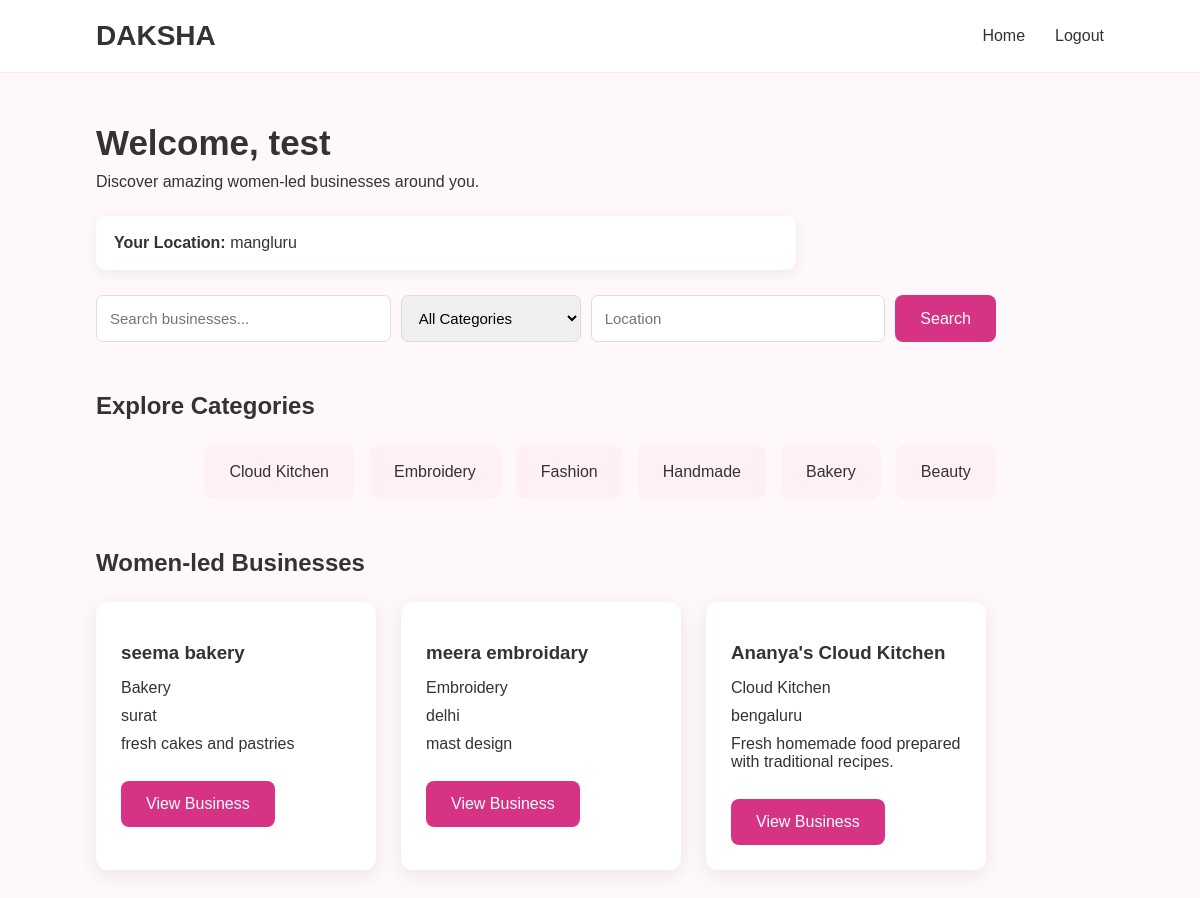
/customer (signed in), run on the app's committed database.
### tables this page shows
CREATE TABLE users (

            id INTEGER PRIMARY KEY AUTOINCREMENT,

            name TEXT NOT NULL,

            email TEXT UNIQUE NOT NULL,

            password TEXT NOT NULL,

            role TEXT NOT NULL,

            location TEXT

        );

CREATE TABLE businesses (

            id INTEGER PRIMARY KEY AUTOINCREMENT,

            owner_id INTEGER NOT NULL,

            business_name TEXT NOT NULL,

            category TEXT NOT NULL,

            description TEXT,

            location TEXT,

            FOREIGN KEY (owner_id)
            REFERENCES users(id)

        );

### app.py (the view, shortened to what this page needs)
@app.route("/customer")
def customer():
    if "user_id" not in session:
        return redirect("/login")
    connection = get_db()
    customer = connection.execute("""
        SELECT *
        FROM users
        WHERE id = ?
    """, (
        session["user_id"],
    )).fetchone()
    search = request.args.get(
        "search",
        ""
    ).strip()
    category = request.args.get(
        "category",
        ""
    ).strip()
    location = request.args.get(
        "location",
        ""
    ).strip()
    query = """
        SELECT *
        FROM businesses
        WHERE 1 = 1
    """
    parameters = []
    if category:
        query += """
            AND category = ?
        """
        parameters.append(category)
    query += """
        ORDER BY id DESC
    """
    businesses = connection.execute(
        query,
        parameters
    ).fetchall()
    connection.close()
    return render_template(
        "customer.html",
        name=session["name"],
        businesses=businesses,
        customer_location=(
            customer["location"]
            if customer
            else ""
        )
    )

### app.py (called while the page is built)
def get_db():
    connection = sqlite3.connect("database.db")
    connection.row_factory = sqlite3.Row
    return connection

### templates/customer.html (shortened to what this page needs)
<!DOCTYPE html>
<html>
<head>
    <link rel="stylesheet" href="{{ url_for('static', filename='style.css') }}">
</head>
<body>
    <nav class="navbar">
        <div class="logo">
            DAKSHA
        </div>
        <div class="nav-links">
            <a href="/customer">
                Home
            </a>
            <a href="/logout">
                Logout
            </a>
        </div>
    </nav>
    <section class="dashboard">
        <h1>
            Welcome, {{ name }}
        </h1>
        <p>
            Discover amazing women-led businesses around you.
        </p>
        <div class="location-banner">
            <strong>
                Your Location:
            </strong>
            {{ customer_location }}
        </div>
        <div class="filter-box">
            <form method="GET" action="/customer">
                <input type="text" name="search" placeholder="Search businesses..."
                    value="{{ request.args.get('search', '') }}">
                <select name="category">
                    <option value="">
                        All Categories
                    </option>
                </select>
                <input type="text" name="location" placeholder="Location"
                    value="{{ request.args.get('location', '') }}">
                <button type="submit">
                    Search
                </button>
            </form>
        </div>
        <h2>
            Explore Categories
        </h2>
        <div class="category-container">
            <a href="/customer?category=Cloud%20Kitchen" class="category">
                Cloud Kitchen
            </a>
            <a href="/customer?category=Embroidery" class="category">
                Embroidery
            </a>
            <a href="/customer?category=Fashion" class="category">
                Fashion
            </a>
            <a href="/customer?category=Handmade" class="category">
                Handmade
            </a>
            <a href="/customer?category=Bakery" class="category">
                Bakery
            </a>
            <a href="/customer?category=Beauty" class="category">
                Beauty
            </a>
        </div>
        <h2>
            Women-led Businesses
        </h2>
        {% if businesses %}
        <div class="business-container">
            {% for business in businesses %}
            <div class="business-card">
                <h3>
                    {{ business["business_name"] }}
                </h3>
                <p>
                    {{ business["category"] }}
                </p>
                <p>
                    {{ business["location"] }}
                </p>
                <p>
                    {{ business["description"] }}
                </p>
                <br>
                <a href="/business/{{ business['id'] }}">
                    <button>
                        View Business
                    </button>
                </a>
            </div>
            {% endfor %}
        </div>
        {% endif %}
    </section>
</body>
</html>

### static/style.css (style rules this page uses)
* { margin: 0; padding: 0; box-sizing: border-box; }
body { font-family: Arial, sans-serif; background-color: #fff8fb; color: #333; }
.navbar { display: flex; justify-content: space-between; align-items: center; padding: 20px 8%; background-color: white; border-bottom: 1px solid #eee; }
.logo { font-size: 28px; font-weight: bold; }
.nav-links { display: flex; gap: 30px; }
.nav-links a { text-decoration: none; color: #333; }
button { padding: 14px 25px; border: none; border-radius: 8px; background-color: #d63384; color: white; font-size: 16px; cursor: pointer; }
.category-container { display: flex; justify-content: center; gap: 15px; flex-wrap: wrap; }
.category { padding: 18px 25px; background-color: #fff0f6; border-radius: 10px; cursor: pointer; }
.dashboard { padding: 50px 8%; }
.dashboard h1 { font-size: 35px; margin-bottom: 10px; }
.dashboard h2 { margin-top: 50px; margin-bottom: 25px; }
.business-container { display: flex; gap: 25px; flex-wrap: wrap; }
.business-card { width: 280px; padding: 25px; background: white; border-radius: 12px; box-shadow: 0 5px 20px rgba(0, 0, 0, 0.08); }
.business-card h3 { margin-bottom: 15px; }
.business-card p { margin: 10px 0; }
.location-banner { margin-top: 25px; padding: 18px; background-color: white; border-radius: 10px; box-shadow: 0 4px 15px rgba(0, 0, 0, 0.06); max-width: 700px; }
.filter-box { margin-top: 25px; max-width: 900px; }
.filter-box form { display: flex; gap: 10px; flex-wrap: wrap; }
.filter-box input, .filter-box select { padding: 13px; border: 1px solid #ddd; border-radius: 7px; font-size: 15px; }
.filter-box input { flex: 1; min-width: 200px; }
.filter-box select { min-width: 180px; }
.category { text-decoration: none; color: #333; display: block; }

### data on the page
users: name "test", location "mangluru"
businesses: business_name "seema bakery", category "Bakery", location "surat", description "fresh cakes and pastries"
businesses: business_name "meera embroidary", category "Embroidery", location "delhi", description "mast design"
businesses: business_name "Ananya's Cloud Kitchen", category "Cloud Kitchen", location "bengaluru", description "Fresh homemade food prepared with traditional recipes."
